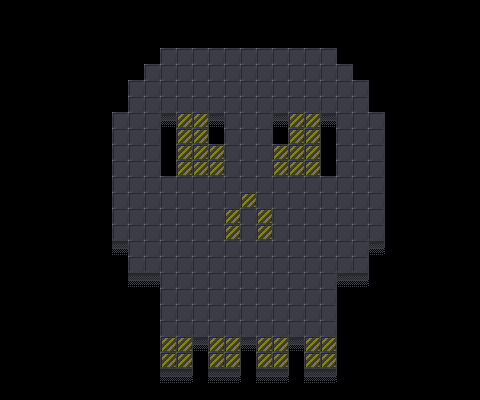

Tiled map render using the project's own tile images. Description and the whole map definition, tile-layer contents included, below:
An orthogonal 30x25 tile map with 16x16 px tiles, 4 tile layers (Ground, out, ClaimedTiles, HUD), 2 tilesets and 2 objects.

<map version="1.10" tiledversion="1.12.0" orientation="orthogonal" renderorder="right-down" width="30" height="25" tilewidth="16" tileheight="16" infinite="0" nextlayerid="17" nextobjectid="262">
 <tileset firstgid="1" source="atlas.tsx" />
 <tileset firstgid="513" source="Plates.tsx" />
 <layer id="1" name="Ground" width="30" height="25">
  <data encoding="csv">
0,0,0,0,0,0,0,0,0,0,0,0,0,0,0,0,0,0,0,0,0,0,0,0,0,0,0,0,0,0,
0,0,0,0,0,0,0,0,0,0,0,0,0,0,0,0,0,0,0,0,0,0,0,0,0,0,0,0,0,0,
0,0,0,0,0,0,0,0,0,0,0,0,0,0,0,0,0,0,0,0,0,0,0,0,0,0,0,0,0,0,
0,0,0,0,0,0,0,0,0,0,65,65,65,65,65,65,65,65,65,65,65,0,0,0,0,0,0,0,0,0,
0,0,0,0,0,0,0,0,0,65,65,65,65,65,65,65,65,65,65,65,65,65,0,0,0,0,0,0,0,0,
0,0,0,0,0,0,0,0,65,65,65,65,65,65,65,65,65,65,65,65,65,65,65,0,0,0,0,0,0,0,
0,0,0,0,0,0,0,0,65,65,65,65,65,65,65,65,65,65,65,65,65,65,65,0,0,0,0,0,0,0,
0,0,0,0,0,0,0,65,65,65,0,69,69,0,65,65,65,0,69,69,0,65,65,65,0,0,0,0,0,0,
0,0,0,0,0,0,0,65,65,65,0,69,69,0,65,65,65,0,69,69,0,65,65,65,0,0,0,0,0,0,
0,0,0,0,0,0,0,65,65,65,0,69,69,69,65,65,65,69,69,69,0,65,65,65,0,0,0,0,0,0,
0,0,0,0,0,0,0,65,65,65,0,69,69,69,65,65,65,69,69,69,0,65,65,65,0,0,0,0,0,0,
0,0,0,0,0,0,0,65,65,65,65,65,65,65,65,65,65,65,65,65,65,65,65,65,0,0,0,0,0,0,
0,0,0,0,0,0,0,65,65,65,65,65,65,65,65,69,65,65,65,65,65,65,65,65,0,0,0,0,0,0,
0,0,0,0,0,0,0,65,65,65,65,65,65,65,69,65,69,65,65,65,65,65,65,65,0,0,0,0,0,0,
0,0,0,0,0,0,0,65,65,65,65,65,65,65,69,65,69,65,65,65,65,65,65,65,0,0,0,0,0,0,
0,0,0,0,0,0,0,0,65,65,65,65,65,65,65,65,65,65,65,65,65,65,65,0,0,0,0,0,0,0,
0,0,0,0,0,0,0,0,65,65,65,65,65,65,65,65,65,65,65,65,65,65,65,0,0,0,0,0,0,0,
0,0,0,0,0,0,0,0,0,0,65,65,65,65,65,65,65,65,65,65,65,0,0,0,0,0,0,0,0,0,
0,0,0,0,0,0,0,0,0,0,65,65,65,65,65,65,65,65,65,65,65,0,0,0,0,0,0,0,0,0,
0,0,0,0,0,0,0,0,0,0,65,65,65,65,65,65,65,65,65,65,65,0,0,0,0,0,0,0,0,0,
0,0,0,0,0,0,0,0,0,0,65,65,65,65,65,65,65,65,65,65,65,0,0,0,0,0,0,0,0,0,
0,0,0,0,0,0,0,0,0,0,69,69,0,69,69,0,69,69,0,69,69,0,0,0,0,0,0,0,0,0,
0,0,0,0,0,0,0,0,0,0,69,69,0,69,69,0,69,69,0,69,69,0,0,0,0,0,0,0,0,0,
0,0,0,0,0,0,0,0,0,0,0,0,0,0,0,0,0,0,0,0,0,0,0,0,0,0,0,0,0,0,
0,0,0,0,0,0,0,0,0,0,0,0,0,0,0,0,0,0,0,0,0,0,0,0,0,0,0,0,0,0
</data>
 </layer>
 <layer id="3" name="out" width="30" height="25">
  <data encoding="csv">
0,0,0,0,0,0,0,0,0,0,0,0,0,0,0,0,0,0,0,0,0,0,0,0,0,0,0,0,0,0,
0,0,0,0,0,0,0,0,0,0,0,0,0,0,0,0,0,0,0,0,0,0,0,0,0,0,0,0,0,0,
0,0,0,0,0,0,0,0,0,0,0,0,0,0,0,0,0,0,0,0,0,0,0,0,0,0,0,0,0,0,
0,0,0,0,0,0,0,0,0,0,0,0,0,0,0,0,0,0,0,0,0,66,0,0,0,0,0,0,0,0,
0,0,0,0,0,0,0,0,0,0,0,0,0,0,0,0,0,0,0,0,0,0,66,0,0,0,0,0,0,0,
0,0,0,0,0,0,0,0,0,0,0,0,0,0,0,0,0,0,0,0,0,0,0,66,0,0,0,0,0,0,
0,0,0,0,0,0,0,0,0,0,0,0,0,0,0,0,0,0,0,0,0,0,0,66,0,0,0,0,0,0,
0,0,0,0,0,0,0,0,0,0,70,0,0,70,0,0,0,70,0,0,70,0,0,0,66,0,0,0,0,0,
0,0,0,0,0,0,0,0,0,0,66,0,0,66,0,0,0,66,0,0,66,0,0,0,66,0,0,0,0,0,
0,0,0,0,0,0,0,0,0,0,66,0,0,0,0,0,0,0,0,0,66,0,0,0,66,0,0,0,0,0,
0,0,0,0,0,0,0,0,0,0,66,0,0,0,0,0,0,0,0,0,66,0,0,0,66,0,0,0,0,0,
0,0,0,0,0,0,0,0,0,0,0,0,0,0,0,0,0,0,0,0,0,0,0,0,66,0,0,0,0,0,
0,0,0,0,0,0,0,0,0,0,0,0,0,0,0,0,0,0,0,0,0,0,0,0,66,0,0,0,0,0,
0,0,0,0,0,0,0,0,0,0,0,0,0,0,0,0,0,0,0,0,0,0,0,0,66,0,0,0,0,0,
0,0,0,0,0,0,0,0,0,0,0,0,0,0,0,0,0,0,0,0,0,0,0,0,66,0,0,0,0,0,
0,0,0,0,0,0,0,68,0,0,0,0,0,0,0,0,0,0,0,0,0,0,0,70,67,0,0,0,0,0,
0,0,0,0,0,0,0,0,0,0,0,0,0,0,0,0,0,0,0,0,0,0,0,66,0,0,0,0,0,0,
0,0,0,0,0,0,0,0,68,68,0,0,0,0,0,0,0,0,0,0,0,70,68,67,0,0,0,0,0,0,
0,0,0,0,0,0,0,0,0,0,0,0,0,0,0,0,0,0,0,0,0,66,0,0,0,0,0,0,0,0,
0,0,0,0,0,0,0,0,0,0,0,0,0,0,0,0,0,0,0,0,0,66,0,0,0,0,0,0,0,0,
0,0,0,0,0,0,0,0,0,0,0,0,0,0,0,0,0,0,0,0,0,66,0,0,0,0,0,0,0,0,
0,0,0,0,0,0,0,0,0,0,0,0,70,0,0,70,0,0,70,0,0,66,0,0,0,0,0,0,0,0,
0,0,0,0,0,0,0,0,0,0,0,0,66,0,0,66,0,0,66,0,0,66,0,0,0,0,0,0,0,0,
0,0,0,0,0,0,0,0,0,0,68,68,67,68,68,67,68,68,67,68,68,67,0,0,0,0,0,0,0,0,
0,0,0,0,0,0,0,0,0,0,0,0,0,0,0,0,0,0,0,0,0,0,0,0,0,0,0,0,0,0
</data>
 </layer>
 <layer id="16" name="ClaimedTiles" width="30" height="25">
  <data encoding="csv">
0,0,0,0,0,0,0,0,0,0,0,0,0,0,0,0,0,0,0,0,0,0,0,0,0,0,0,0,0,0,
0,0,0,0,0,0,0,0,0,0,0,0,0,0,0,0,0,0,0,0,0,0,0,0,0,0,0,0,0,0,
0,0,0,0,0,0,0,0,0,0,0,0,0,0,0,0,0,0,0,0,0,0,0,0,0,0,0,0,0,0,
0,0,0,0,0,0,0,0,0,0,0,0,0,0,0,0,0,0,0,0,0,0,0,0,0,0,0,0,0,0,
0,0,0,0,0,0,0,0,0,0,0,0,0,0,0,0,0,0,0,0,0,0,0,0,0,0,0,0,0,0,
0,0,0,0,0,0,0,0,0,0,0,0,0,0,0,0,0,0,0,0,0,0,0,0,0,0,0,0,0,0,
0,0,0,0,0,0,0,0,0,0,0,0,0,0,0,0,0,0,0,0,0,0,0,0,0,0,0,0,0,0,
0,0,0,0,0,0,0,0,0,0,0,0,0,0,0,0,0,0,0,0,0,0,0,0,0,0,0,0,0,0,
0,0,0,0,0,0,0,0,0,0,0,0,0,0,0,0,0,0,0,0,0,0,0,0,0,0,0,0,0,0,
0,0,0,0,0,0,0,0,0,0,0,0,0,0,0,0,0,0,0,0,0,0,0,0,0,0,0,0,0,0,
0,0,0,0,0,0,0,0,0,0,0,0,0,0,0,0,0,0,0,0,0,0,0,0,0,0,0,0,0,0,
0,0,0,0,0,0,0,0,0,0,0,0,0,0,0,0,0,0,0,0,0,0,0,0,0,0,0,0,0,0,
0,0,0,0,0,0,0,0,0,0,0,0,0,0,0,0,0,0,0,0,0,0,0,0,0,0,0,0,0,0,
0,0,0,0,0,0,0,0,0,0,0,0,0,0,0,0,0,0,0,0,0,0,0,0,0,0,0,0,0,0,
0,0,0,0,0,0,0,0,0,0,0,0,0,0,0,0,0,0,0,0,0,0,0,0,0,0,0,0,0,0,
0,0,0,0,0,0,0,0,0,0,0,0,0,0,0,0,0,0,0,0,0,0,0,0,0,0,0,0,0,0,
0,0,0,0,0,0,0,0,0,0,0,0,0,0,0,0,0,0,0,0,0,0,0,0,0,0,0,0,0,0,
0,0,0,0,0,0,0,0,0,0,0,0,0,0,0,0,0,0,0,0,0,0,0,0,0,0,0,0,0,0,
0,0,0,0,0,0,0,0,0,0,0,0,0,0,0,0,0,0,0,0,0,0,0,0,0,0,0,0,0,0,
0,0,0,0,0,0,0,0,0,0,0,0,0,0,0,0,0,0,0,0,0,0,0,0,0,0,0,0,0,0,
0,0,0,0,0,0,0,0,0,0,0,0,0,0,0,0,0,0,0,0,0,0,0,0,0,0,0,0,0,0,
0,0,0,0,0,0,0,0,0,0,0,0,0,0,0,0,0,0,0,0,0,0,0,0,0,0,0,0,0,0,
0,0,0,0,0,0,0,0,0,0,0,0,0,0,0,0,0,0,0,0,0,0,0,0,0,0,0,0,0,0,
0,0,0,0,0,0,0,0,0,0,0,0,0,0,0,0,0,0,0,0,0,0,0,0,0,0,0,0,0,0,
0,0,0,0,0,0,0,0,0,0,0,0,0,0,0,0,0,0,0,0,0,0,0,0,0,0,0,0,0,0
</data>
 </layer>
 <objectgroup id="5" name="Players" locked="1">
  <object id="6" gid="1" x="241" y="109.364" width="16" height="16">
   <properties>
    <property name="Player" type="class" propertytype="tyled::components::player::Player">
     <properties>
      <property name="player_id" type="int" value="0" />
     </properties>
    </property>
   </properties>
  </object>
  <object id="7" gid="35" x="241" y="317.818" width="16" height="16">
   <properties>
    <property name="Player" type="class" propertytype="tyled::components::player::Player">
     <properties>
      <property name="player_id" type="int" value="1" />
     </properties>
    </property>
   </properties>
  </object>
 </objectgroup>
 <layer id="10" name="HUD" width="30" height="25">
  <data encoding="csv">
0,0,0,0,0,0,0,0,0,0,0,0,0,0,0,0,0,0,0,0,0,0,0,0,0,0,0,0,0,0,
0,0,0,0,0,0,0,0,0,0,0,0,0,0,0,0,0,0,0,0,0,0,0,0,0,0,0,0,0,0,
0,0,0,0,0,0,0,0,0,0,0,0,0,0,0,0,0,0,0,0,0,0,0,0,0,0,0,0,0,0,
0,0,0,0,0,0,0,0,0,0,0,0,0,0,0,0,0,0,0,0,0,0,0,0,0,0,0,0,0,0,
0,0,0,0,0,0,0,0,0,0,0,0,0,0,0,0,0,0,0,0,0,0,0,0,0,0,0,0,0,0,
0,0,0,0,0,0,0,0,0,0,0,0,0,0,0,0,0,0,0,0,0,0,0,0,0,0,0,0,0,0,
0,0,0,0,0,0,0,0,0,0,0,0,0,0,0,0,0,0,0,0,0,0,0,0,0,0,0,0,0,0,
0,0,0,0,0,0,0,0,0,0,0,0,0,0,0,0,0,0,0,0,0,0,0,0,0,0,0,0,0,0,
0,0,0,0,0,0,0,0,0,0,0,0,0,0,0,0,0,0,0,0,0,0,0,0,0,0,0,0,0,0,
0,0,0,0,0,0,0,0,0,0,0,0,0,0,0,0,0,0,0,0,0,0,0,0,0,0,0,0,0,0,
0,0,0,0,0,0,0,0,0,0,0,0,0,0,0,0,0,0,0,0,0,0,0,0,0,0,0,0,0,0,
0,0,0,0,0,0,0,0,0,0,0,0,0,0,0,0,0,0,0,0,0,0,0,0,0,0,0,0,0,0,
0,0,0,0,0,0,0,0,0,0,0,0,0,0,0,0,0,0,0,0,0,0,0,0,0,0,0,0,0,0,
0,0,0,0,0,0,0,0,0,0,0,0,0,0,0,0,0,0,0,0,0,0,0,0,0,0,0,0,0,0,
0,0,0,0,0,0,0,0,0,0,0,0,0,0,0,0,0,0,0,0,0,0,0,0,0,0,0,0,0,0,
0,0,0,0,0,0,0,0,0,0,0,0,0,0,0,0,0,0,0,0,0,0,0,0,0,0,0,0,0,0,
0,0,0,0,0,0,0,0,0,0,0,0,0,0,0,0,0,0,0,0,0,0,0,0,0,0,0,0,0,0,
0,0,0,0,0,0,0,0,0,0,0,0,0,0,0,0,0,0,0,0,0,0,0,0,0,0,0,0,0,0,
0,0,0,0,0,0,0,0,0,0,0,0,0,0,0,0,0,0,0,0,0,0,0,0,0,0,0,0,0,0,
0,0,0,0,0,0,0,0,0,0,0,0,0,0,0,0,0,0,0,0,0,0,0,0,0,0,0,0,0,0,
0,0,0,0,0,0,0,0,0,0,0,0,0,0,0,0,0,0,0,0,0,0,0,0,0,0,0,0,0,0,
0,0,0,0,0,0,0,0,0,0,0,0,0,0,0,0,0,0,0,0,0,0,0,0,0,0,0,0,0,0,
0,0,0,0,0,0,0,0,0,0,0,0,0,0,0,0,0,0,0,0,0,0,0,0,0,0,0,0,0,0,
0,0,0,0,0,0,0,0,0,0,0,0,0,0,0,0,0,0,0,0,0,0,0,0,0,0,0,0,0,0,
0,0,0,0,0,0,0,0,0,0,0,0,0,0,0,0,0,0,0,0,0,0,0,0,0,0,0,0,0,0
</data>
 </layer>
</map>
